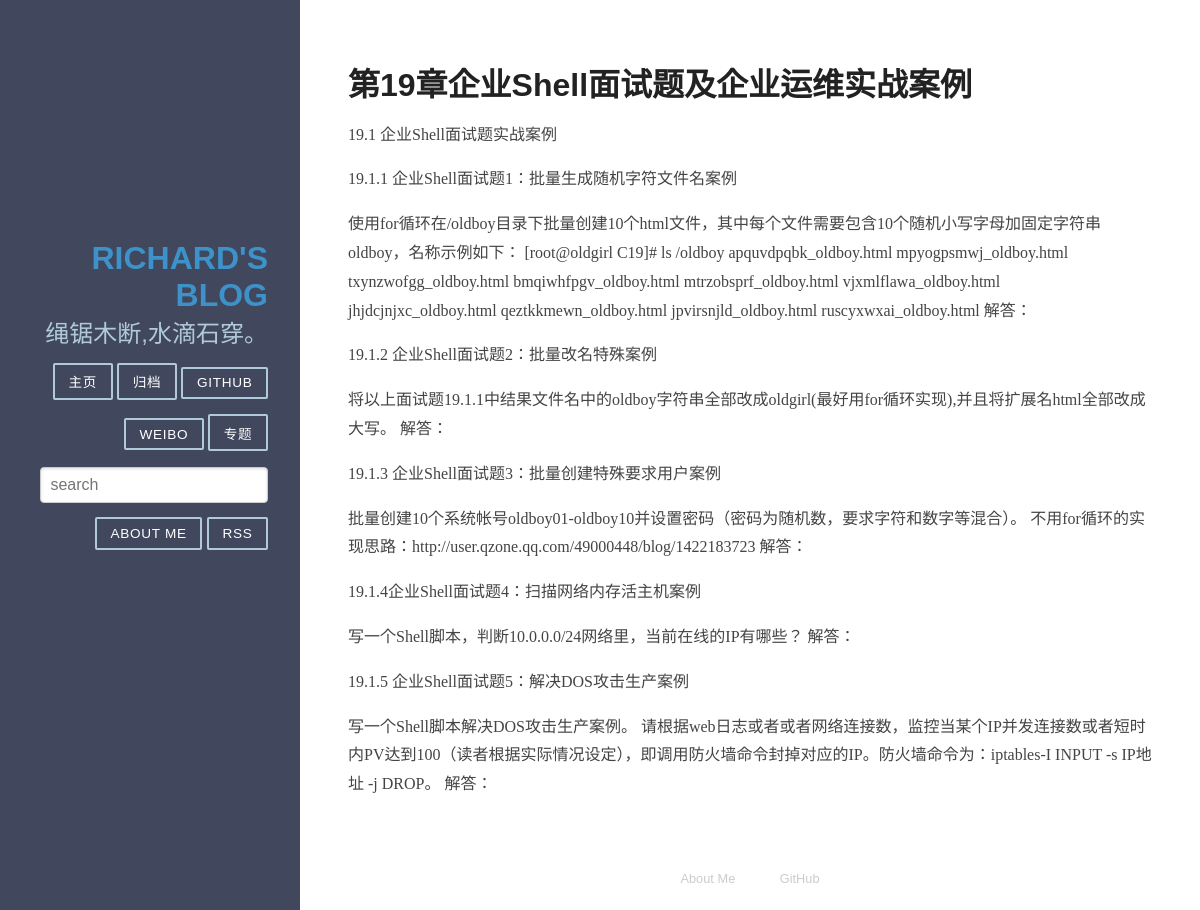
Page /7/ on the committed database.
### web/models.py (models this page shows, shortened)
class Article(models.Model):
    title = models.CharField(max_length = 100)  #博客题目
    category = models.CharField(max_length = 50, blank = True)  #博客分类 可为空
    tag = models.ManyToManyField(Tag, blank=True)  # 博客标签 可为空
    date_time = models.DateTimeField(auto_now_add = True)  #博客日期
    content = models.TextField(blank = True, null = True)  #博客文章正文
    def get_absolute_url(self):
        path = reverse('detail', kwargs={'id':self.id})
        return "http://127.0.0.1:8000%s" % path
    class Meta:
        ordering = ['-date_time']

### web/views.py (the view)
# urls.py: url(r'^(?P<id>\d+)/$', 'web.views.detail', name='detail'),
def detail(request, id):
    try:
        post = Article.objects.get(id=str(id))
        tags = post.tag.all()
    except Article.DoesNotExist:
        raise Http404
    return render(request, 'post.html', {'post' : post, 'tags': tags})

### web/templatetags/custom_markdown.py (called while the page is built)
@register.filter(is_safe=True)  #注册template filter
@stringfilter  #希望字符串作为参数
def custom_markdown(value):
    return mark_safe(markdown.markdown(value,
        extensions = ['markdown.extensions.fenced_code', 'markdown.extensions.codehilite'],
                                       safe_mode=True,
                                       enable_attributes=False))

### templates/post.html (shortened to what this page needs)
{% extends "base.html" %}
{% load custom_markdown %}
{% block content %}
<div class="posts">
        <section class="post">
            <header class="post-header">
                <h2 class="post-title">{{ post.title }}</h2>
            </header>
                <div class="post-description">
                    <p>
                        {{ post.content|custom_markdown }}
                    </p>
                </div>
        </section>
</div>
{% endblock %}

### statics/pure-min.css (style rules this page uses)
article,aside,details,figcaption,figure,footer,header,hgroup,main,nav,section,summary { display:block }
html { font-size:100%;-ms-text-size-adjust:100%;-webkit-text-size-adjust:100% }
html,button,input,select,textarea { font-family:sans-serif }
body { margin:0 }
h2 { font-size:1.5em;margin:.83em 0 }
p,pre { margin:1em 0 }

### statics/blog.css (style rules this page uses)
* { -webkit-box-sizing: border-box; -moz-box-sizing: border-box; box-sizing: border-box; }
.post { padding-bottom: 2em; }
.post-title { font-size: 2em; color: #222; margin-bottom: 0.2em; }
.post-description { font-family: Georgia, "Cambria", serif; color: #444; line-height: 1.8em; }

### rows in the picture
Article: title "第19章企业Shell面试题及企业运维实战案例", content|custom_markdown "19.1 企业Shell面试题实战案例 19.1.1 企业Shell面试题1：批量生成随机字符文件名案例 使用for循环在/oldboy目录下批量创建10个html文件，其中每个文件需要包含10个随机小写字母加固定字符串oldboy，名称示例如下： [root@oldgirl C19]# ls /oldboy apquvdpqbk_oldboy.html mpyogpsmwj_oldboy.html txynzwofgg_oldboy.html bmqiwhfpgv_oldboy.html mtrzobsprf_oldboy.html vjxmlflawa_oldboy.html jhjdcjnjxc_oldboy.html qeztkkmewn_oldboy.html jpvirsnjld_oldboy.html ruscyxwxai_oldboy.html 解答： 19.1.2 企业Shell面试题2：批量改名特殊案例 将以上面试题19.1.1中结果文件名中的oldboy字符串全部改成oldgirl(最好用for循环实现),并且将扩展名html全部改成大写。 解答： 19.1.3 企业Shell面试题3：批量创建特殊要求用户案例 批量创建10个系统帐号oldboy01-oldboy10并设置密码（密码为随机数，要求字符和数字等混合）。 不用for循环的实现思路：http://user.qzone.qq.com/49000448/blog/1422183723 解答： 19.1.4企业Shell面试题4：扫描网络内存活主机案例…"
